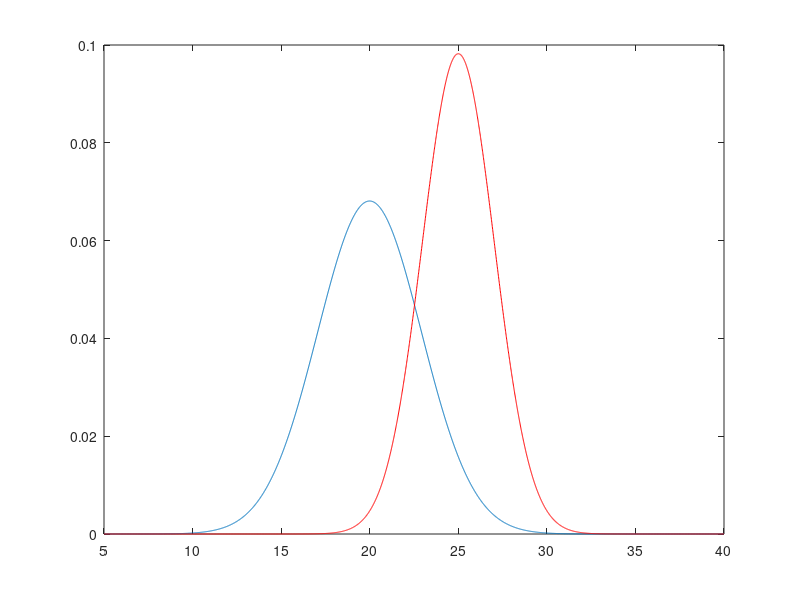
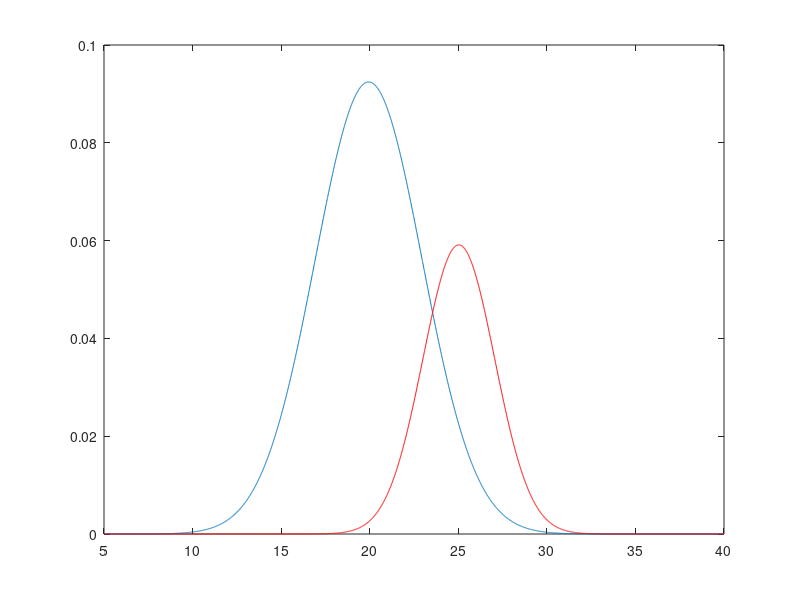
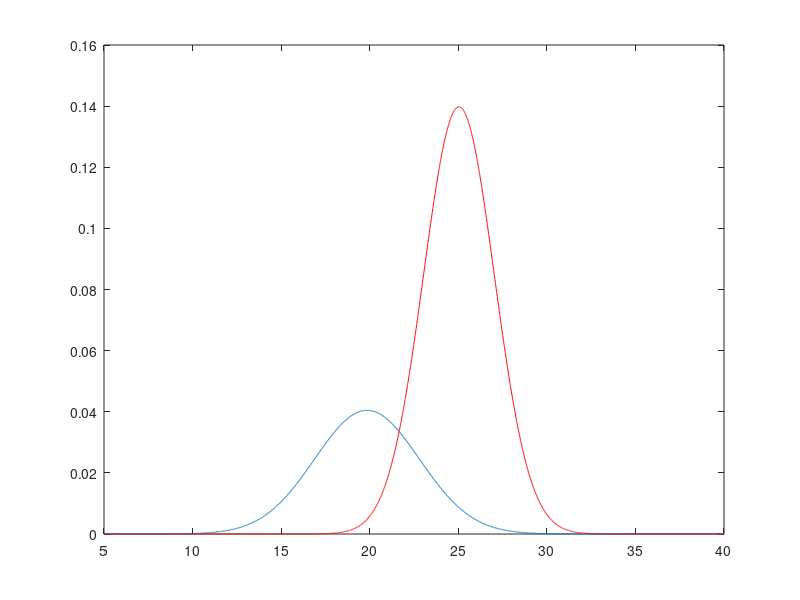

The MATLAB script that drew these images, in order:
clear all, clc, close all;
randn("seed",0);
N=5000;
%% apartado a
pw1=0.5; 
m1=20;
s1=3;


pw2=0.5; 
m2=25;
s2=2;

x = [(m1+s1*randn(1,pw1*N)) (m2+s2*randn(1,pw2*N))];
y = [zeros(1,pw1*N) ones(1,pw2*N)];


%% apartado b
indices1=find(y==0);  indices2=find(y==1);
m1=mean(x(indices1)); m2=mean(x(indices2));
s1=std(x(indices1));  s2=std(x(indices2));
Pw1=length(indices1)/length(y);
Pw2=length(indices2)/length(y);

A=s1*s1-s2*s2;
B=2*(m1*s2*s2-m2*s1*s1);
C=2*s1*s1*s2*s2*(log(Pw1)-log(Pw2)-log(s1)+log(s2))+s1*s1*m2*m2-s2*s2*m1*m1;

%fronteras
x1=(-B+sqrt(B*B-4*A*C))/2/A; disp(x1);
x2=(-B-sqrt(B*B-4*A*C))/2/A; disp(x2);
figure;
I=5:0.01:40;plot(I,Pw1*normpdf(I,m1,s1));hold on;
plot(I,Pw2*normpdf(I,m2,s2),'r');hold off;

%% apartado c
pw1=0.7; 
m1=20;
s1=3;

pw2=0.3; 
m2=25;
s2=2;

x = [(m1+s1*randn(1,pw1*N)) (m2+s2*randn(1,pw2*N))];
y = [zeros(1,pw1*N) ones(1,pw2*N)];

indices1=find(y==0);  indices2=find(y==1);
m1=mean(x(indices1)); m2=mean(x(indices2));
s1=std(x(indices1));  s2=std(x(indices2));
Pw1=length(indices1)/length(y);
Pw2=length(indices2)/length(y);

A=s1*s1-s2*s2;
B=2*(m1*s2*s2-m2*s1*s1);
C=2*s1*s1*s2*s2*(log(Pw1)-log(Pw2)-log(s1)+log(s2))+s1*s1*m2*m2-s2*s2*m1*m1;

%fronteras
x1=(-B+sqrt(B*B-4*A*C))/2/A; disp(x1);
x2=(-B-sqrt(B*B-4*A*C))/2/A; disp(x2);
figure;
I=5:0.01:40;plot(I,Pw1*normpdf(I,m1,s1));hold on;
plot(I,Pw2*normpdf(I,m2,s2),'r');hold off;

%% apartado d
pw1=0.3; 
m1=20;
s1=3;

pw2=0.7; 
m2=25;
s2=2;

x = [(m1+s1*randn(1,pw1*N)) (m2+s2*randn(1,pw2*N))];
y = [zeros(1,pw1*N) ones(1,pw2*N)];

indices1=find(y==0);  indices2=find(y==1);
m1=mean(x(indices1)); m2=mean(x(indices2));
s1=std(x(indices1));  s2=std(x(indices2));
Pw1=length(indices1)/length(y);
Pw2=length(indices2)/length(y);

A=s1*s1-s2*s2;
B=2*(m1*s2*s2-m2*s1*s1);
C=2*s1*s1*s2*s2*(log(Pw1)-log(Pw2)-log(s1)+log(s2))+s1*s1*m2*m2-s2*s2*m1*m1;

%fronteras
x1=(-B+sqrt(B*B-4*A*C))/2/A; disp(x1);
x2=(-B-sqrt(B*B-4*A*C))/2/A; disp(x2);
figure;
I=5:0.01:40;plot(I,Pw1*normpdf(I,m1,s1));hold on;
plot(I,Pw2*normpdf(I,m2,s2),'r');hold off;

